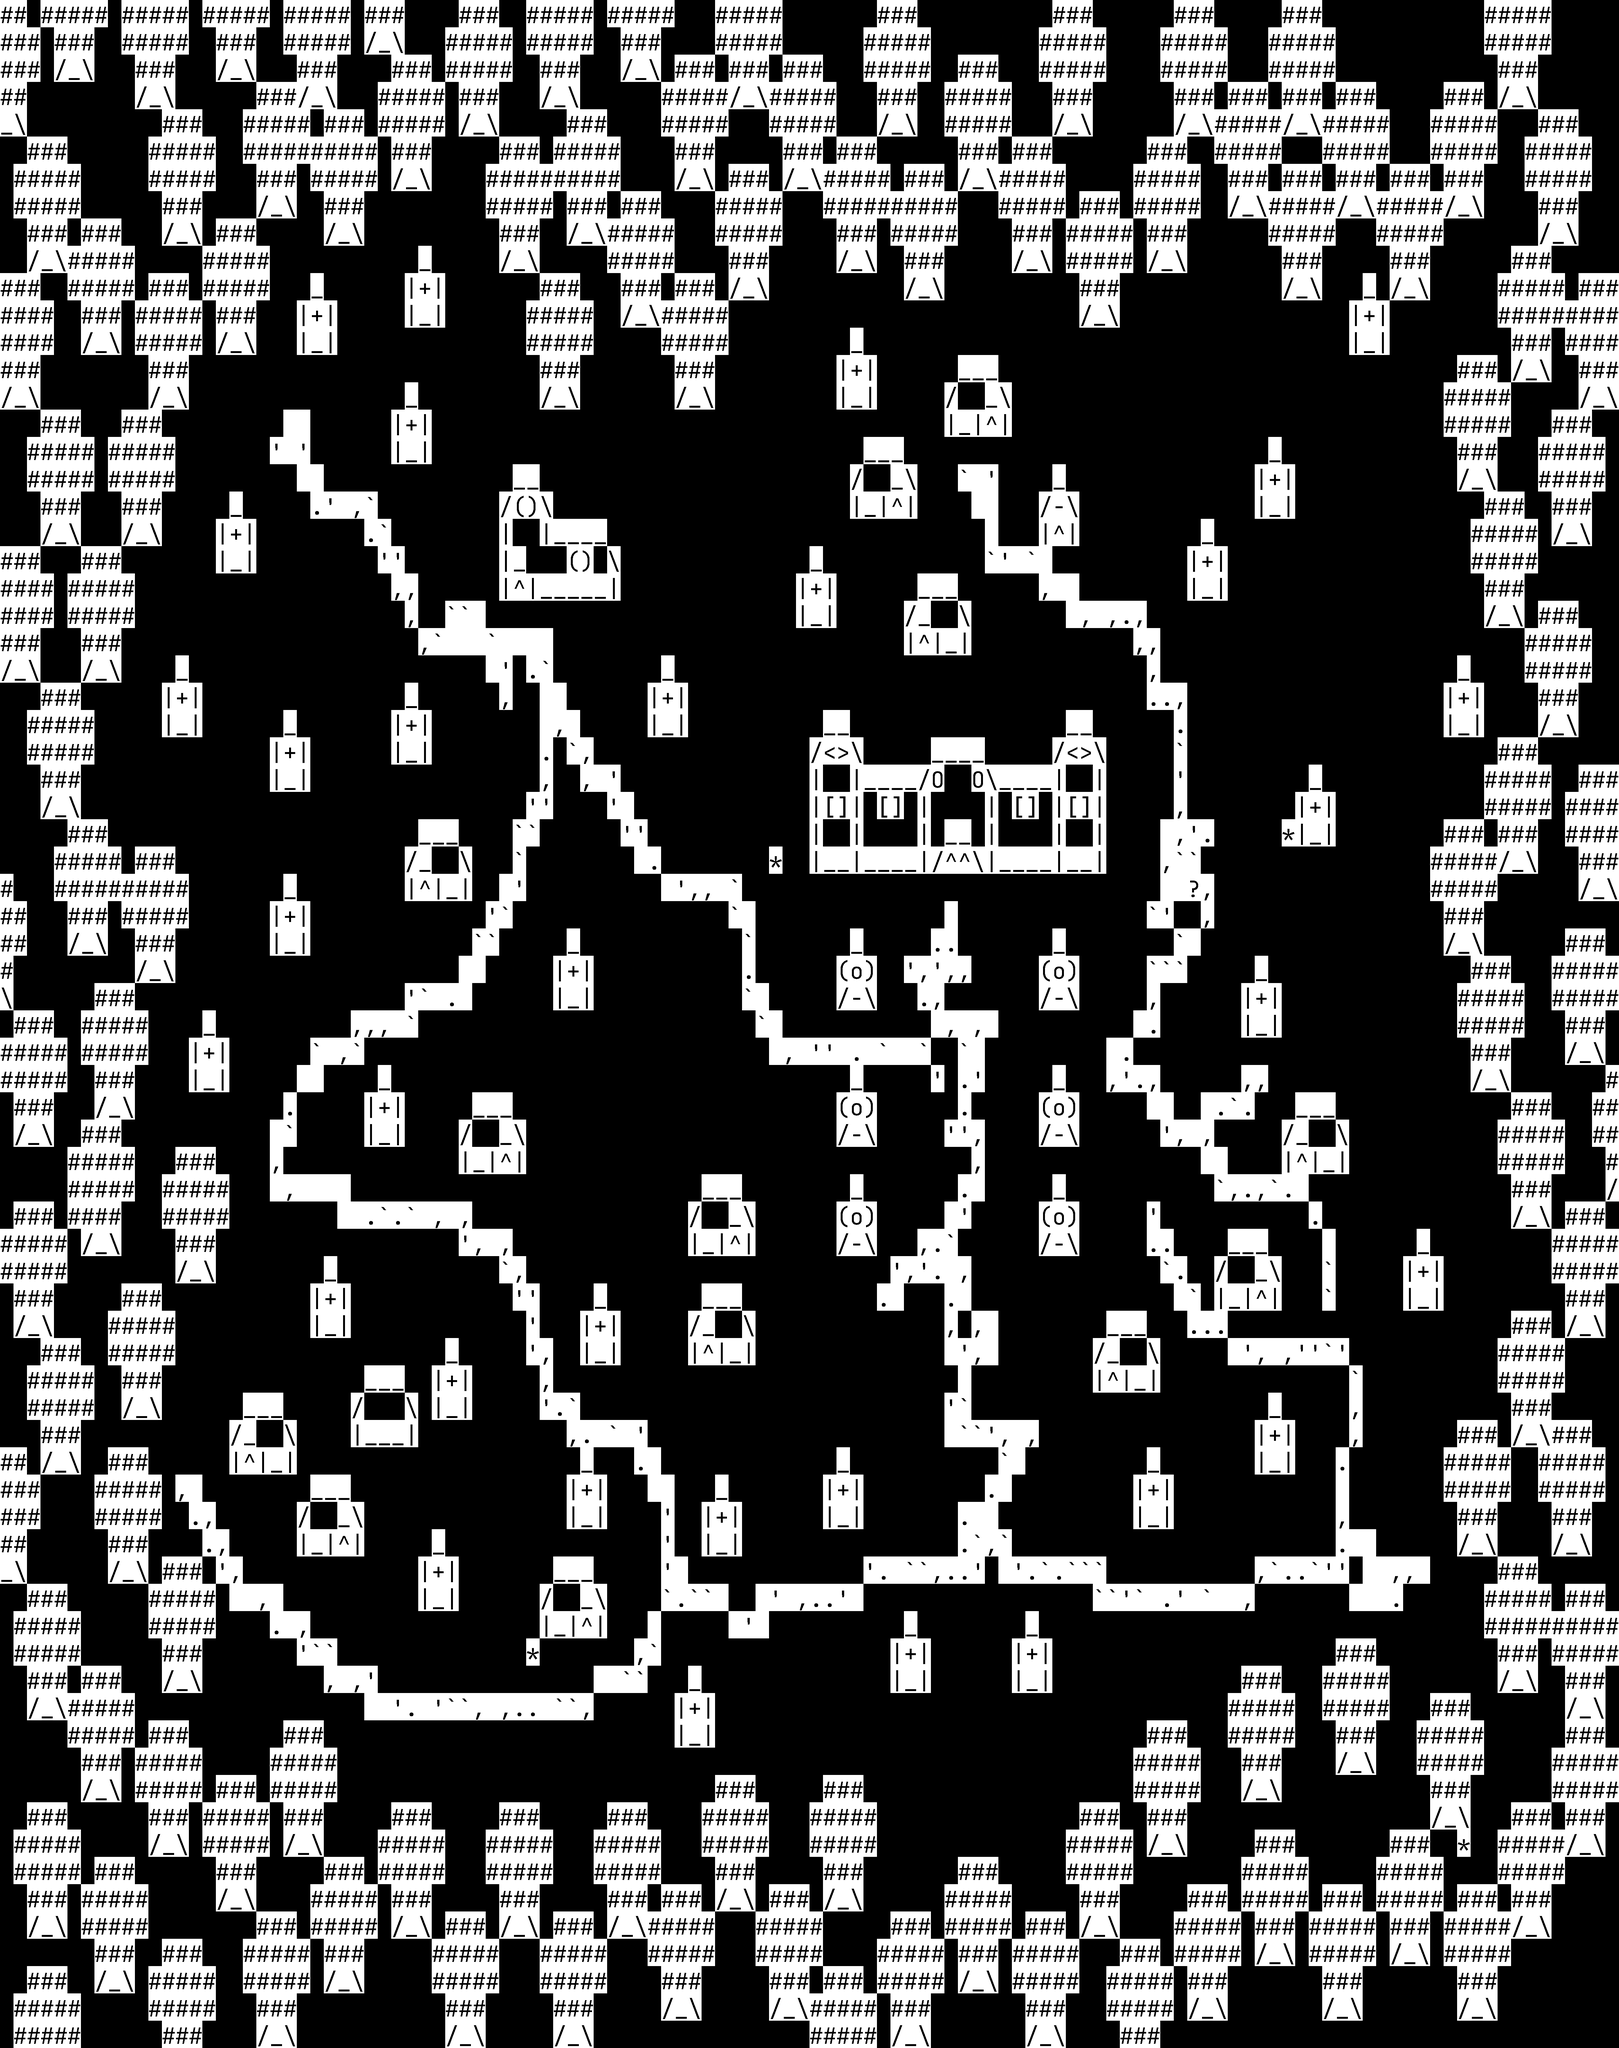

Tiled map render using the project's own tile images. Description and the map definition, with tile-layer contents summarised, below:
An orthogonal 120x75 tile map with 42x85 px tiles, 1 tile layer (Calque de Tuiles 1).

<map version="1.9" tiledversion="1.9.2" orientation="orthogonal" renderorder="right-down" width="120" height="75" tilewidth="42" tileheight="85" infinite="0" nextlayerid="2" nextobjectid="1">
 <tileset firstgid="1" source="Asci_tileset.tsx" />
 <layer id="1" name="Calque de Tuiles 1" width="120" height="75">
  <data>[9000 cells, 3113 non-empty, 24 distinct tile ids]</data>
 </layer>
</map>
